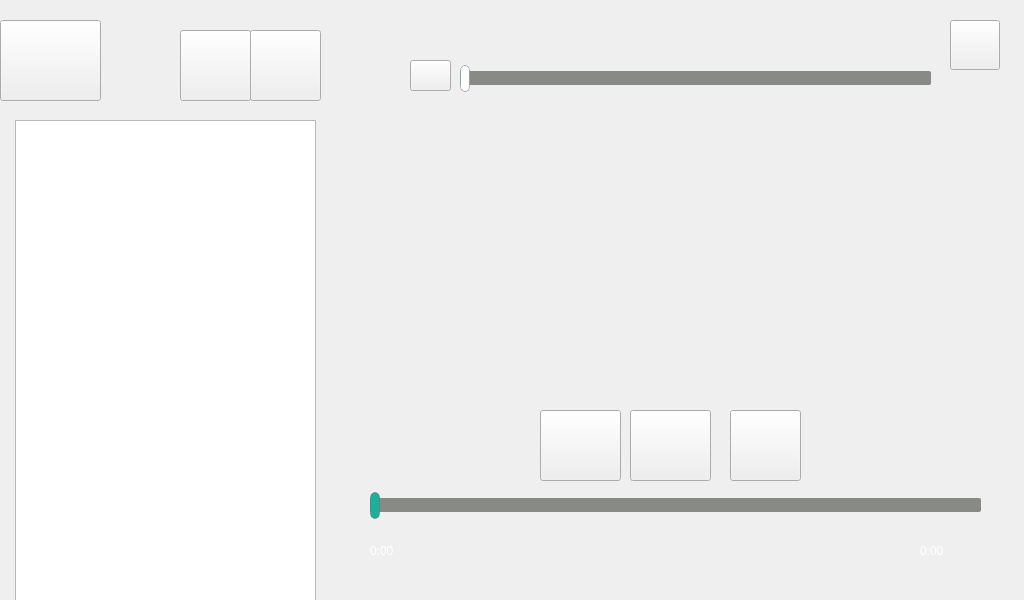
<?xml version="1.0" encoding="UTF-8"?>
<ui version="4.0">
 <class>Widget</class>
 <widget class="QWidget" name="Widget">
  <property name="geometry">
   <rect>
    <x>0</x>
    <y>0</y>
    <width>1024</width>
    <height>600</height>
   </rect>
  </property>
  <property name="windowTitle">
   <string>Widget</string>
  </property>
  <property name="styleSheet">
   <string notr="true"/>
  </property>
  <widget class="QListWidget" name="songsList">
   <property name="geometry">
    <rect>
     <x>15</x>
     <y>120</y>
     <width>301</width>
     <height>481</height>
    </rect>
   </property>
   <property name="font">
    <font>
     <family>Ubuntu</family>
     <pointsize>15</pointsize>
     <weight>3</weight>
     <italic>false</italic>
     <bold>false</bold>
    </font>
   </property>
   <property name="styleSheet">
    <string notr="true">color: rgb(255, 255, 255);
font: 25 15pt &quot;Ubuntu&quot;;</string>
   </property>
  </widget>
  <widget class="QSlider" name="processSlider">
   <property name="geometry">
    <rect>
     <x>370</x>
     <y>490</y>
     <width>611</width>
     <height>31</height>
    </rect>
   </property>
   <property name="styleSheet">
    <string notr="true">QSlider::groove:horizontal {
  border: 0px solid #bbb;
}
 
QSlider::sub-page:horizontal {
  background: rgb(26,176,153);
  border-radius: 0px;
  margin-top: 8px;
  margin-bottom: 9px;
}

QSlider::add-page:horizontal {
  background:  rgb(136, 138, 133);
  border: 0px solid #777; 
  border-radius: 2px; 
  margin-top: 8px; 
  margin-bottom: 9px; 
}
 
QSlider::handle:horizontal { 
  background: rgb(26,176,153); 
  border: 1px solid rgba(102,102,102,102); 
  width: 8px; 
  height: 8px; 
  border-radius: 5px; 
  margin-top: 2px; 
  margin-bottom: 2px; 
}
 
QSlider::handle:horizontal:hover { 
  background: rgb(26,176,153); 
  border: 1px solid rgba(102,102,102,102); 
  border-radius: 5px; 
}
 
QSlider::sub-page:horizontal:disabled { 
  background: #bbb; 
  border-color: #999; 
}
 
QSlider::add-page:horizontal:disabled { 
  background: #eee; 
  border-color: #999; 
}
 
QSlider::handle:horizontal:disabled { 
  background: #eee; 
  border: 1px solid #aaa; 
  border-radius: 4px; 
}</string>
   </property>
   <property name="orientation">
    <enum>Qt::Horizontal</enum>
   </property>
  </widget>
  <widget class="QLabel" name="totalTimeLabel">
   <property name="geometry">
    <rect>
     <x>920</x>
     <y>510</y>
     <width>80</width>
     <height>81</height>
    </rect>
   </property>
   <property name="styleSheet">
    <string notr="true">color: rgb(255, 255, 255);
font: 25 13pt &quot;Ubuntu&quot;;</string>
   </property>
   <property name="text">
    <string>0:00</string>
   </property>
  </widget>
  <widget class="QPushButton" name="addSongsButton">
   <property name="geometry">
    <rect>
     <x>0</x>
     <y>20</y>
     <width>101</width>
     <height>81</height>
    </rect>
   </property>
   <property name="font">
    <font>
     <pointsize>12</pointsize>
    </font>
   </property>
   <property name="styleSheet">
    <string notr="true">color: rgb(135, 0, 200);</string>
   </property>
   <property name="text">
    <string/>
   </property>
  </widget>
  <widget class="QPushButton" name="clearButton">
   <property name="geometry">
    <rect>
     <x>250</x>
     <y>30</y>
     <width>71</width>
     <height>71</height>
    </rect>
   </property>
   <property name="font">
    <font>
     <pointsize>12</pointsize>
    </font>
   </property>
   <property name="styleSheet">
    <string notr="true">color: rgb(135, 0, 200);</string>
   </property>
   <property name="text">
    <string/>
   </property>
  </widget>
  <widget class="QPushButton" name="delectButton">
   <property name="geometry">
    <rect>
     <x>180</x>
     <y>30</y>
     <width>71</width>
     <height>71</height>
    </rect>
   </property>
   <property name="font">
    <font>
     <pointsize>12</pointsize>
    </font>
   </property>
   <property name="styleSheet">
    <string notr="true">color: rgb(135, 0, 200);</string>
   </property>
   <property name="text">
    <string/>
   </property>
  </widget>
  <widget class="QLabel" name="presentTimeLabel">
   <property name="geometry">
    <rect>
     <x>370</x>
     <y>520</y>
     <width>68</width>
     <height>61</height>
    </rect>
   </property>
   <property name="styleSheet">
    <string notr="true">color: rgb(255, 255, 255);
font: 25 13pt &quot;Ubuntu&quot;;</string>
   </property>
   <property name="text">
    <string>0:00</string>
   </property>
  </widget>
  <widget class="QLabel" name="label">
   <property name="geometry">
    <rect>
     <x>380</x>
     <y>140</y>
     <width>591</width>
     <height>61</height>
    </rect>
   </property>
   <property name="styleSheet">
    <string notr="true">color: rgb(255, 255, 255);
font: 11pt &quot;Source Code Pro&quot;;</string>
   </property>
   <property name="text">
    <string/>
   </property>
  </widget>
  <widget class="QLabel" name="label_2">
   <property name="geometry">
    <rect>
     <x>380</x>
     <y>215</y>
     <width>591</width>
     <height>61</height>
    </rect>
   </property>
   <property name="styleSheet">
    <string notr="true">color: rgb(26, 176, 153);
font: 11pt &quot;Ubuntu&quot;;</string>
   </property>
   <property name="text">
    <string/>
   </property>
  </widget>
  <widget class="QLabel" name="label_background">
   <property name="geometry">
    <rect>
     <x>0</x>
     <y>0</y>
     <width>1024</width>
     <height>600</height>
    </rect>
   </property>
   <property name="styleSheet">
    <string notr="true">background-image: url(:/pic/音乐播放器-背景停止.png);</string>
   </property>
   <property name="text">
    <string/>
   </property>
  </widget>
  <widget class="QPushButton" name="previousButton">
   <property name="geometry">
    <rect>
     <x>540</x>
     <y>410</y>
     <width>81</width>
     <height>71</height>
    </rect>
   </property>
   <property name="text">
    <string/>
   </property>
  </widget>
  <widget class="QPushButton" name="playPauseButton">
   <property name="geometry">
    <rect>
     <x>630</x>
     <y>410</y>
     <width>81</width>
     <height>71</height>
    </rect>
   </property>
   <property name="text">
    <string/>
   </property>
  </widget>
  <widget class="QPushButton" name="nextButton">
   <property name="geometry">
    <rect>
     <x>730</x>
     <y>410</y>
     <width>71</width>
     <height>71</height>
    </rect>
   </property>
   <property name="text">
    <string/>
   </property>
  </widget>
  <widget class="QLabel" name="label_volume">
   <property name="geometry">
    <rect>
     <x>420</x>
     <y>70</y>
     <width>18</width>
     <height>17</height>
    </rect>
   </property>
   <property name="styleSheet">
    <string notr="true">background-image: url(:/pic/音乐播放器_04.png);</string>
   </property>
   <property name="text">
    <string/>
   </property>
  </widget>
  <widget class="QPushButton" name="volumeButton">
   <property name="geometry">
    <rect>
     <x>410</x>
     <y>60</y>
     <width>41</width>
     <height>31</height>
    </rect>
   </property>
   <property name="text">
    <string/>
   </property>
  </widget>
  <widget class="QSlider" name="volumeSlider">
   <property name="geometry">
    <rect>
     <x>460</x>
     <y>63</y>
     <width>471</width>
     <height>31</height>
    </rect>
   </property>
   <property name="styleSheet">
    <string notr="true">QSlider::groove:horizontal {
  border: 0px solid #bbb;
}

QSlider::sub-page:horizontal {
  background:  rgb(26,176,153);
  border-radius: 0px;
  margin-top: 8px;
  margin-bottom: 9px;
}
 
QSlider::add-page:horizontal {
  background:  rgb(136, 138, 133);
  border: 0px solid #777; 
  border-radius: 2px; 
  margin-top: 8px; 
  margin-bottom: 9px; 
}
 
QSlider::handle:horizontal { 
  background: rgb(255,255,255); 
  border: 1px solid rgba(102,102,102,102); 
  width: 8px; 
  height: 8px; 
  border-radius: 5px; 
  margin-top: 2px; 
  margin-bottom: 2px; 
}
 
QSlider::handle:horizontal:hover { 
  background: rgb(26,176,153); 
  border: 1px solid rgba(102,102,102,102); 
  border-radius: 5px; 
}
 
QSlider::sub-page:horizontal:disabled { 
  background: #bbb; 
  border-color: #999; 
}
 
QSlider::add-page:horizontal:disabled { 
  background: #eee; 
  border-color: #999; 
}
 
QSlider::handle:horizontal:disabled { 
  background: #eee; 
  border: 1px solid #aaa; 
  border-radius: 4px; 
}</string>
   </property>
   <property name="orientation">
    <enum>Qt::Horizontal</enum>
   </property>
  </widget>
  <widget class="QLabel" name="label_3">
   <property name="geometry">
    <rect>
     <x>380</x>
     <y>290</y>
     <width>591</width>
     <height>61</height>
    </rect>
   </property>
   <property name="styleSheet">
    <string notr="true">color: rgb(255, 255, 255);
font: 25 11pt &quot;Ubuntu&quot;;</string>
   </property>
   <property name="text">
    <string/>
   </property>
  </widget>
  <widget class="QPushButton" name="quitapp">
   <property name="geometry">
    <rect>
     <x>950</x>
     <y>20</y>
     <width>50</width>
     <height>50</height>
    </rect>
   </property>
   <property name="styleSheet">
    <string notr="true"/>
   </property>
   <property name="text">
    <string/>
   </property>
  </widget>
  <zorder>label_background</zorder>
  <zorder>songsList</zorder>
  <zorder>processSlider</zorder>
  <zorder>totalTimeLabel</zorder>
  <zorder>presentTimeLabel</zorder>
  <zorder>label</zorder>
  <zorder>label_2</zorder>
  <zorder>addSongsButton</zorder>
  <zorder>clearButton</zorder>
  <zorder>previousButton</zorder>
  <zorder>nextButton</zorder>
  <zorder>label_volume</zorder>
  <zorder>volumeSlider</zorder>
  <zorder>label_3</zorder>
  <zorder>playPauseButton</zorder>
  <zorder>volumeButton</zorder>
  <zorder>delectButton</zorder>
  <zorder>quitapp</zorder>
 </widget>
 <layoutdefault spacing="6" margin="11"/>
 <resources/>
 <connections/>
</ui>
